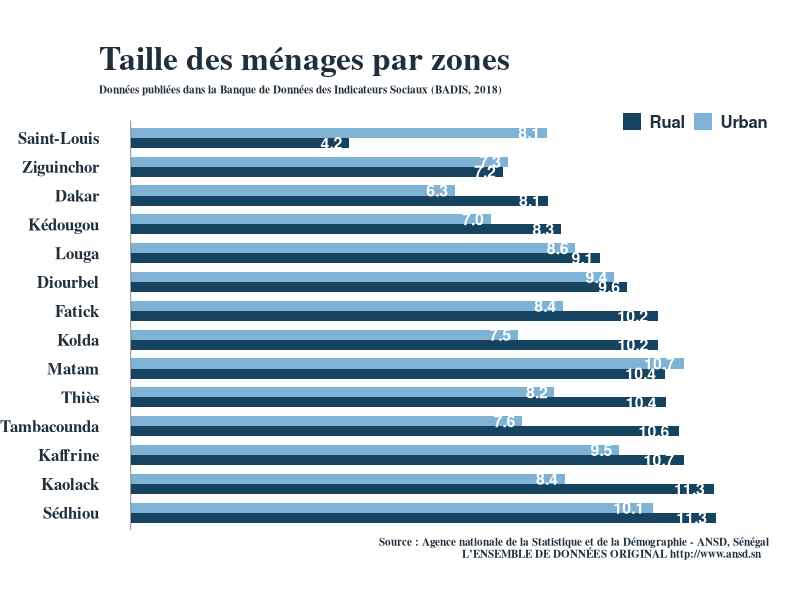

Write R code to recreate this figure.
library(tidyverse)
library(scales)
df_pop <- read.csv("ObservationData_jkcnnuf.csv") 

# Data cleaning-------
df_pop <- df_pop %>% 
  filter(Date >= 2000) %>% 
  select(-Unit) %>% 
  pivot_wider(names_from = indicateurs, values_from = Value) 

df_temp <- df_pop %>% 
  filter(Date == 2018, regions != "SENEGAL")%>% 
  filter(zones %in% c("Urban","Rual")) %>% 
  group_by(zones) %>% 
  arrange(desc(`Taille des ménages`),.by_group = T)%>% 
  mutate(regions = factor(regions, unique(regions)))


ggplot(data = df_temp, mapping = aes(x = regions, y = `Taille des ménages`, fill = zones))+
  geom_col(position = "dodge",width = 0.7)+
  scale_y_continuous(limits = c(0,max(df_temp$`Taille des ménages`)+1))+
  geom_text(
    aes(label = comma(`Taille des ménages`,accuracy = 0.1), fontface = "bold" ),
    position = position_dodge(width = 0.7),
    size = 4,
    hjust = 1.3,
    color = "white"
    )+
  geom_hline(
    aes(yintercept = 0),
    size = 0.15
    )+
  labs(
    title = "Taille des ménages par zones",
    subtitle ="Données publiées dans la Banque de Données des Indicateurs Sociaux (BADIS, 2018)\n\n",
    caption = "Source : Agence nationale de la Statistique et de la Démographie - ANSD, Sénégal
    L’ENSEMBLE DE DONNÉES ORIGINAL http://www.ansd.sn"
    )+
  scale_fill_manual(values = c("#154360", "#7FB3D5"))+
  coord_flip(clip = "off")+
  theme_void()+
  theme(
    axis.text.y = element_text(family = "Times",
                               face = "bold",
                               size = 12,hjust = 1,
                               color ="#212F3C"),
    legend.position = c(.85, .95),
    legend.direction = "horizontal",
    legend.title  = element_blank(),
    legend.margin = margin(b = 1, unit = "cm"),
    plot.margin = margin(t = 1,b=1, unit = "cm"),
    title = element_text(family = "Times", 
                         face = "bold",
                         size = 20,
                         colour = "#212F3C"
                         ),
    legend.key.size  = unit(0.5, "cm"),
    legend.text = element_text(
      size = 12,
      color = "#212F3C",
      hjust = -5,
      face = "bold"),
    plot.caption = element_text(size = 8, hjust = .9),
    plot.subtitle = element_text(size = 8)
  )
